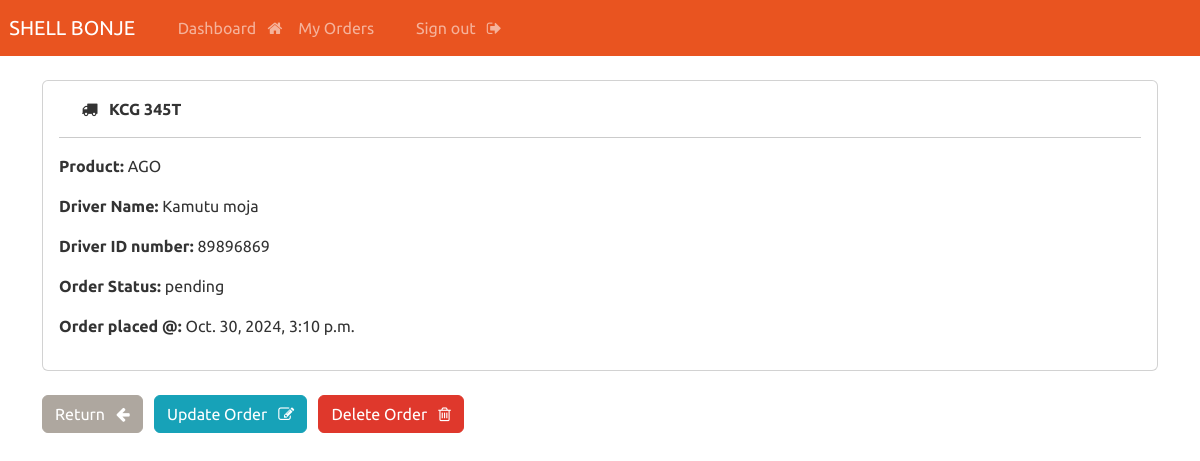
/record/6/ (signed in), run on the app's committed database.
### orders/models.py (models this page shows, shortened)
class Order(models.Model):
    PRODUCT_CHOICES = [
        ('AGO', 'AGO'),
        ('UX','UX'),
        ('LUBRICANTS','LUBRICANTS'),
    ]
    STATUS_CHOICES = [
        ('open', 'Open'),
        ('closed', 'Closed'),
    ]
    ORDER_STATUS_CHOICES = [
        ('pending', 'Pending'),
        ('collected', 'Collected'),
        ('on hold', 'On Hold'),
    ]
    user = models.ForeignKey(User, on_delete=models.CASCADE)
    product_name = models.CharField(
        max_length=100,
        choices=PRODUCT_CHOICES,
        default='AGO'
    )
    quantity = models.PositiveIntegerField()
    created_at = models.DateTimeField(auto_now_add=True)
    vehicle_number = models.CharField(
        max_length=20,
        help_text="Enter vehicle number (letter and numbers allowed)"
    )
    driver_name = models.CharField(
        max_length=100,
        blank=True, # This field is optional
        help_text="Enter driver's name (optional)"
    )
    driver_id_number = models.CharField(
        max_length=50,
        blank=True, # This field is optional
        help_text="Enter driver's ID number or Telephone (optional)"
    )
    account_status = models.CharField(
        max_length=20,
        choices=STATUS_CHOICES,
        default='open'
    )
    order_status = models.CharField(
        max_length=20,
        choices=ORDER_STATUS_CHOICES,
        default='pending'
    )

### orders/views.py (the view)
# urls.py: path('record/<int:pk>/', views.singular_record, name="record"),
@login_required
@user_passes_test(lambda u: u.userprofile.user_type == 'customer')
def singular_record(request, pk):
    all_records = Order.objects.get(id=pk)
    context = {
        'order': all_records,
        }
    return render(request, 'customer/view-record.html', context)

### orders/templates/customer/view-record.html (shortened to what this page needs)
{% extends 'main/base.html' %}
{% block content %}
    <body>
        <div class="card">
            <div class="card-body">
                <strong>
                    &nbsp; <i class="fa fa-truck" aria-hidden="true"></i> &nbsp; {{order.vehicle_number|upper}}
                </strong>
                <hr>
                <p> <strong>Product: </strong> {{ order.product_name }}</p>
                <p> <strong>Driver Name: </strong> {{ order.driver_name }}</p>
                <p> <strong>Driver ID number: </strong> {{ order.driver_id_number }}</p>
                <p> <strong>Order Status: </strong> {{ order.order_status }}</p>
                <p> <strong>Order placed @: </strong> {{ order.created_at }}</p>
            </div>
        </div>
        <br>
        <a href="{% url 'customer_dashboard' %}" class="btn btn-secondary"> Return &nbsp; <i class="fa fa-arrow-left" aria-hidden="true"></i> </a>
        <a href="{% url 'update_record' order.id %}" class="btn btn-info"> Update Order &nbsp; <i class="fa fa-pencil-square-o" aria-hidden="true"></i> </a>
        <a href="{% url 'delete_record' order.id %}" class="btn btn-danger"> Delete Order &nbsp; <i class="fa fa-trash-o" aria-hidden="true"></i> </a>
    </body>
{% endblock %}

### data on the page
Order: vehicle_number "KCG 345T", product_name "AGO", driver_name "Kamutu moja", driver_id_number "89896869", order_status "pending", created_at "Oct. 30, 2024, 3:10 p.m."
